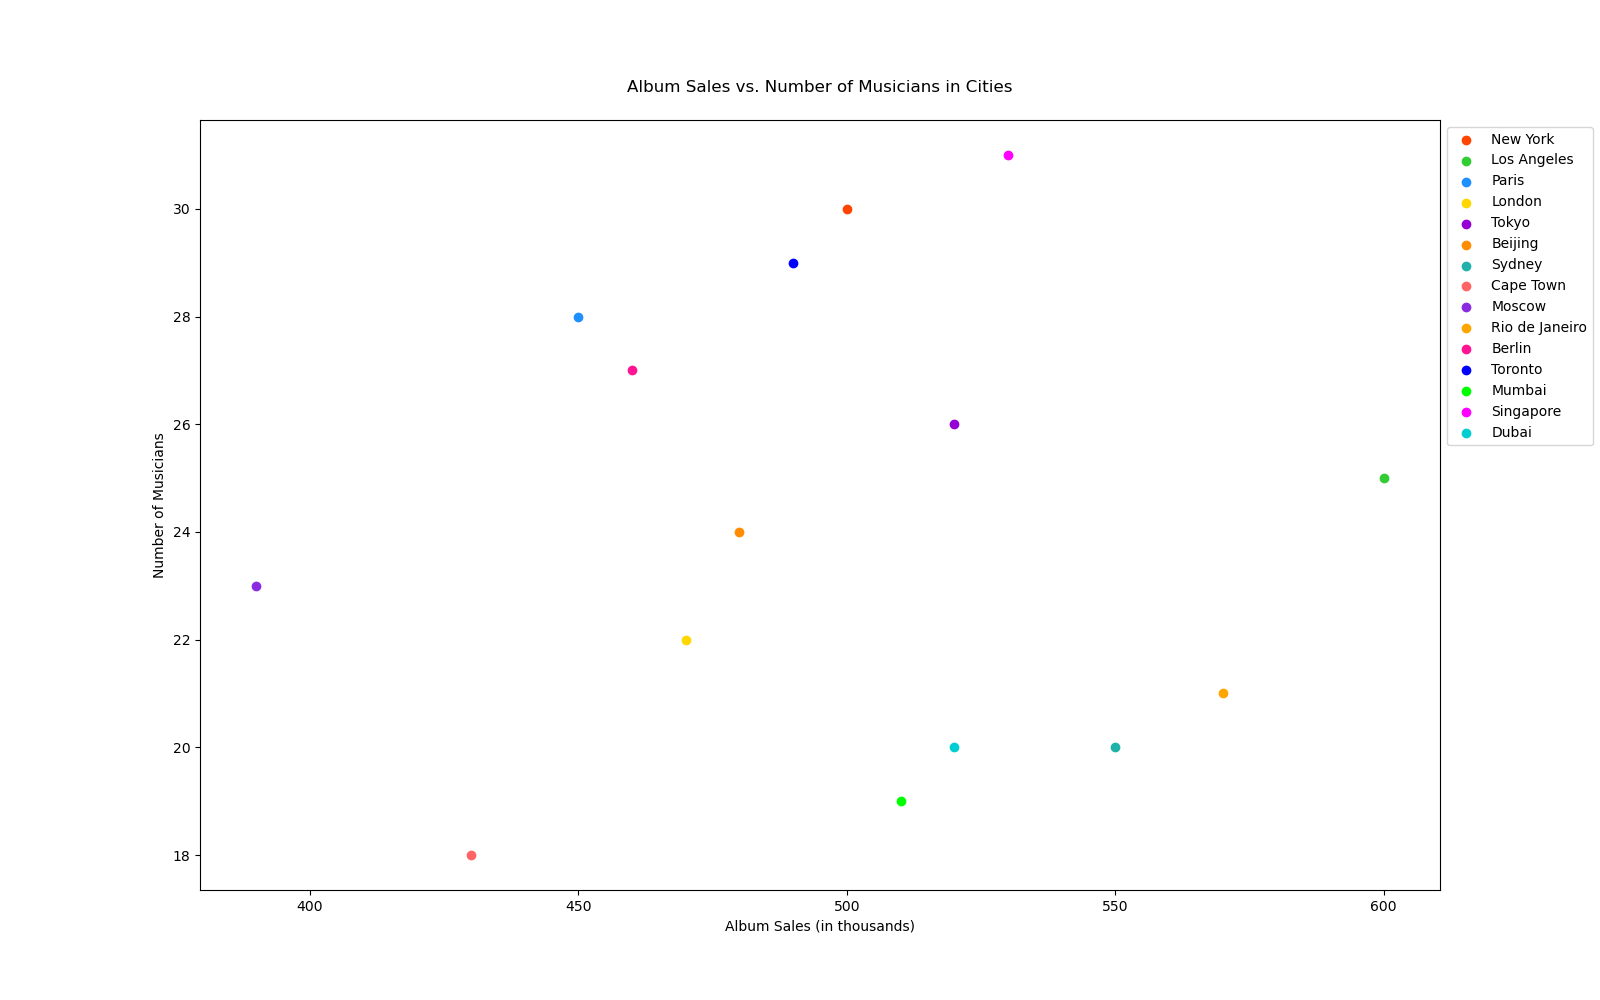

Write Python code to recreate this figure.

import matplotlib.pyplot as plt

# Data
city = ["New York", "Los Angeles", "Paris", "London", "Tokyo", "Beijing", "Sydney", "Cape Town", "Moscow", "Rio de Janeiro", "Berlin", "Toronto", "Mumbai", "Singapore", "Dubai"]
album_sales = [500, 600, 450, 470, 520, 480, 550, 430, 390, 570, 460, 490, 510, 530, 520]
musicians = [30, 25, 28, 22, 26, 24, 20, 18, 23, 21, 27, 29, 19, 31, 20]
colors = ['#FF4500', '#32CD32', '#1E90FF', '#FFD700', '#9400D3', '#FF8C00', '#20B2AA', '#FF6363', '#8A2BE2', '#FFA500', '#FF1493', '#0000FF', '#00FF00', '#FF00FF', '#00CED1']

plt.figure(figsize=(16, 10))  # Width, height in inches

# Scatter plot
for i in range(len(city)):
    plt.scatter(album_sales[i], musicians[i], color=colors[i], label=city[i])

# Customizing the plot
plt.title('Album Sales vs. Number of Musicians in Cities', pad=20)
plt.xlabel('Album Sales (in thousands)')
plt.ylabel('Number of Musicians')
plt.legend(loc='upper left', bbox_to_anchor=(1, 1))

plt.show()
